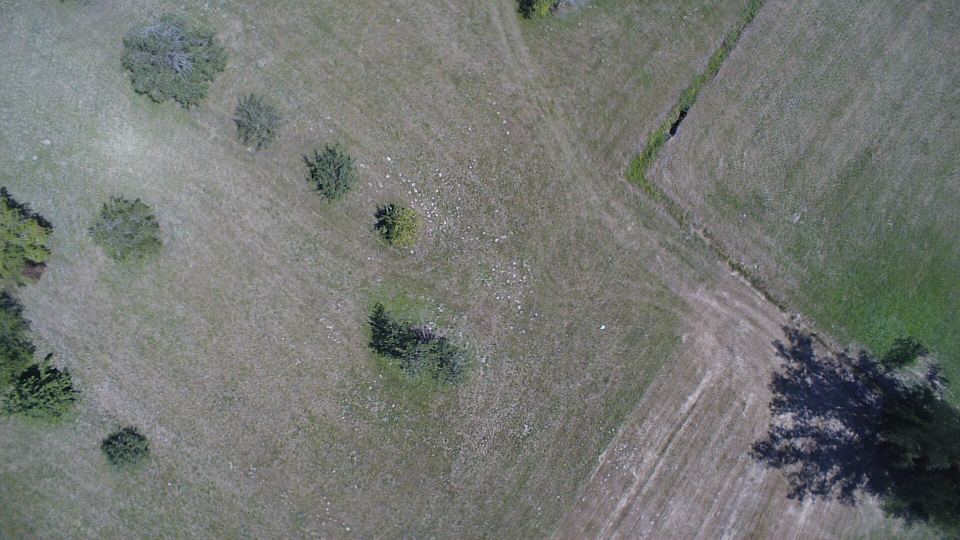
#> input picture Bilder/Eingabebilder/Bilder 16-07-22/Flugroute 1/YUN00005.jpg, 1920 x 1080 px, found by its file name (shown at 1/2 size)
$ python merge_luftbild_waermebild.py
#> lines starting #> are read from the running program, lines starting #| are printed output that depends on the picture
### Programme/hilfsfunktionen.py
# Funktionen, die in verschiedenen Skripten an mehreren Stellen benötigt werden und daher in eine Extra-.Datei ausgelagert wurden

from PIL import Image
import numpy as np
import math

# [76 lines left out: functions rgb_to_hsv, scale_image, scale_image_based_on_width, mark_area, distance, not called in this run]

def crop_luftbild_to_waermebild(luftbild : Image):
    # Schneidet ein Luftbild auf die Größe eines Wärmebilds zu, indem an den Rändern des Luftbildes Pixel entfernt werden
    luftbild = luftbild.resize((1920, 1080))
    size = luftbild.size
    rand_linksrechts = 280
    rand_obenunten = 30
    return luftbild.crop((rand_linksrechts,rand_obenunten,size[0] - rand_linksrechts,size[1]-rand_obenunten))

# [20 lines left out: function merge_luftbild_waermebild, not called in this run]

### Programme/merge_luftbild_waermebild.py
# Legt ein Wärmebild auf verschiedene Arten auf das zugehörige Luftbild
import hilfsfunktionen
from PIL import Image
import numpy as np

def alpha_komposition(luftbild : Image, waermebild : Image, *, alpha=0.5):
    # Luftbild auf Wärmebild zuschneiden, Wärmebild skalieren
    luftbild = hilfsfunktionen.crop_luftbild_to_waermebild(luftbild)
    luftbild = luftbild.resize((1440, 1080))
    waermebild = waermebild.resize((1440, 1080))

    # Bilder aufeinanderlegen
    waermebild_data = waermebild.getdata()
    luftbild_data = luftbild.getdata()
    newData = []
    for i in range(len(waermebild_data)):
        data = [round(
            waermebild_data[i][channel] * alpha + luftbild_data[i][channel] * (1-alpha)
            ) for channel in range(3)
        ]
        newData.append(tuple(data))
    waermebild_data.putdata(newData)
    return waermebild

def kanalbasiert(luftbild : Image, waermebild : Image):
    # Luftbild auf Wärmebild zuschneiden, Wärmebild skalieren
    luftbild = hilfsfunktionen.crop_luftbild_to_waermebild(luftbild)
    luftbild = luftbild.resize((1440, 1080))
    waermebild = waermebild.resize((1440, 1080))

    # Bilder aufeinanderlegen
    waermebild_data = waermebild.getdata()
    luftbild_data = luftbild.getdata()
    newData = []
    for i in range(len(waermebild_data)):
        data = [waermebild_data[i][0], waermebild_data[i][1], luftbild_data[i][2]]
        newData.append(tuple(data))
    waermebild_data.putdata(newData)
    return waermebild

def difference_blending(luftbild : Image, waermebild : Image):
    # Luftbild auf Wärmebild zuschneiden, Wärmebild skalieren
    luftbild = hilfsfunktionen.crop_luftbild_to_waermebild(luftbild)
    luftbild = luftbild.resize((1440, 1080))
    waermebild = waermebild.resize((1440, 1080))

    # Bilder aufeinanderlegen
    waermebild_data = waermebild.getdata()
    luftbild_data = luftbild.getdata()
    newData = []
    for i in range(len(waermebild_data)):
        data = [abs(
            waermebild_data[i][channel] - luftbild_data[i][channel]
            ) for channel in range(3)
        ]
        newData.append(tuple(data))
    waermebild_data.putdata(newData)
    return waermebild

im_luftbild = Image.open("Bilder/Rohdaten/Bilder 16-07-22/Flugroute 1/YUN00005.jpg")
#> im_luftbild is the input picture: PIL image 1920x1080 RGB; mean R, G, B 115.5, 118.6, 114.6
im_waermebild = Image.open("Bilder/Rohdaten/Bilder 16-07-22/Flugroute 1/YUN00005.tif")
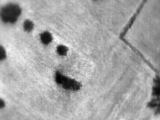
#> input picture Bilder/Eingabebilder/Bilder 16-07-22/Flugroute 1/YUN00005.tif, 160 x 120 px, found by its file name
#> im_waermebild is the input picture: PIL image 160x120 I;16; min 3681, max 4711, mean 4351.1

im_luftbild.show()
im_waermebild.show()

verknuepft = alpha_komposition(im_luftbild, im_waermebild)
#> in crop_luftbild_to_waermebild, `return luftbild.crop((rand_linksrechts,rand_obenunten,size[0] - rand_l..`:
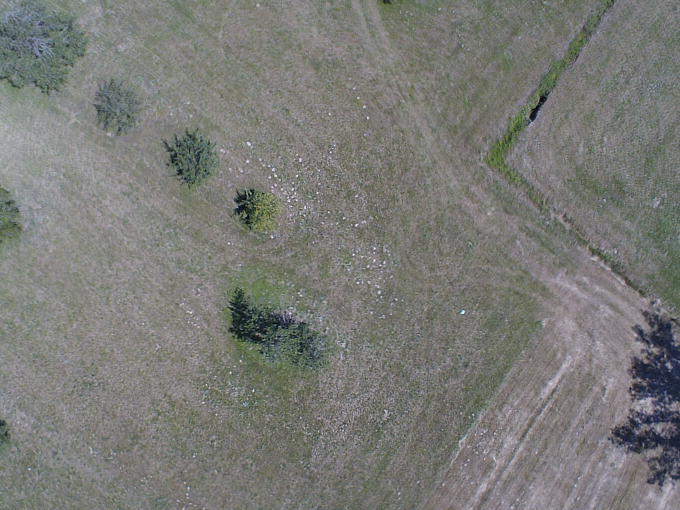
#> returned value: PIL image 1360x1020 RGB (shown at 1/2 size); mean R, G, B 121.5, 122.2, 118.1
#> the loop in alpha_komposition, `for i in range(len(waermebild_data)):` made 1 pass
#> after the loop in alpha_komposition, `for i in range(len(waermebild_data)):`: newData = []
#> (the run stopped early here; a loop or call above may not have finished)
